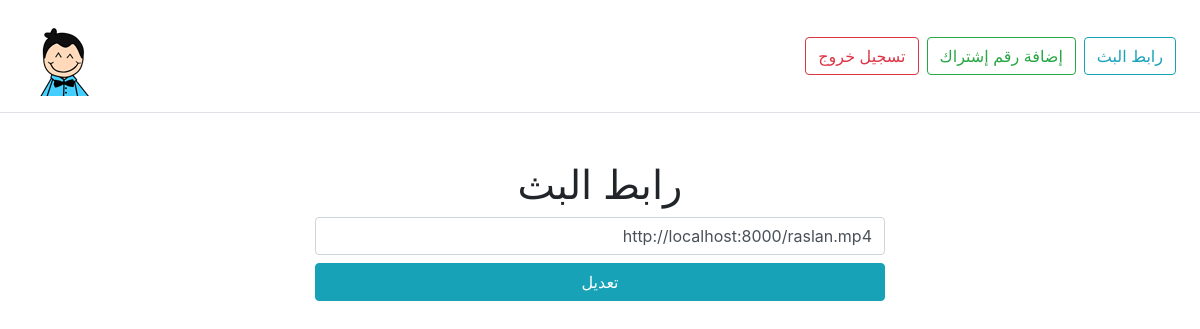
The app's page /admin/link.php (signed in), older data.
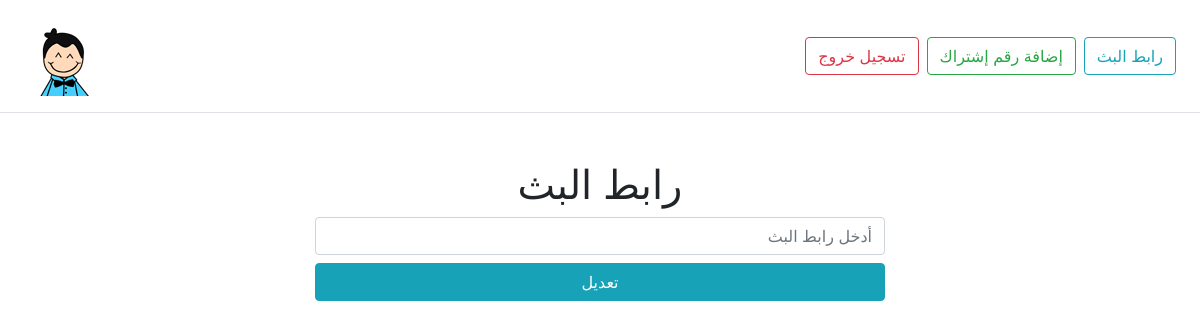
The same page, newer data.
### tables this page shows
CREATE TABLE `links` (
  `id` int(11) NOT NULL,
  `link` varchar(255) DEFAULT NULL
);

### admin/link.php (the view, shortened to what this page needs)
<?php
require 'layout/header.php';
try {
  $stmt = $conn->prepare("SELECT link FROM links");
    $stmt->execute();
    $row = $stmt->fetch();
} catch (\Throwable $th) {
  echo $th->getMessage();
exit();
}
?>
<body>
<?php require 'layout/nav.php';  ?>
<div class="addform">
  <div class="container mt-5" style="margin-bottom:190px" dir="rtl">
      <h1 class="text-center">
          رابط البث
      </h1>
      <form class="signup" action="<?php echo $_SERVER['PHP_SELF'] ?>" method="POST">
          <div class="form-container mb-2">
              <input type="url" class="form-control" name="link" placeholder="أدخل رابط البث" value="<?= isset($row['link'])? $row['link']:'' ?>" />
          </div>
          <input type="submit" name="signup" class="btn btn-info btn-block" value="تعديل">
      </form>
  </div>
</div>
</body>
</html>

Row changes from the older to the newer data that the page shows:
removed links: link "http://localhost:8000/raslan.mp4"
